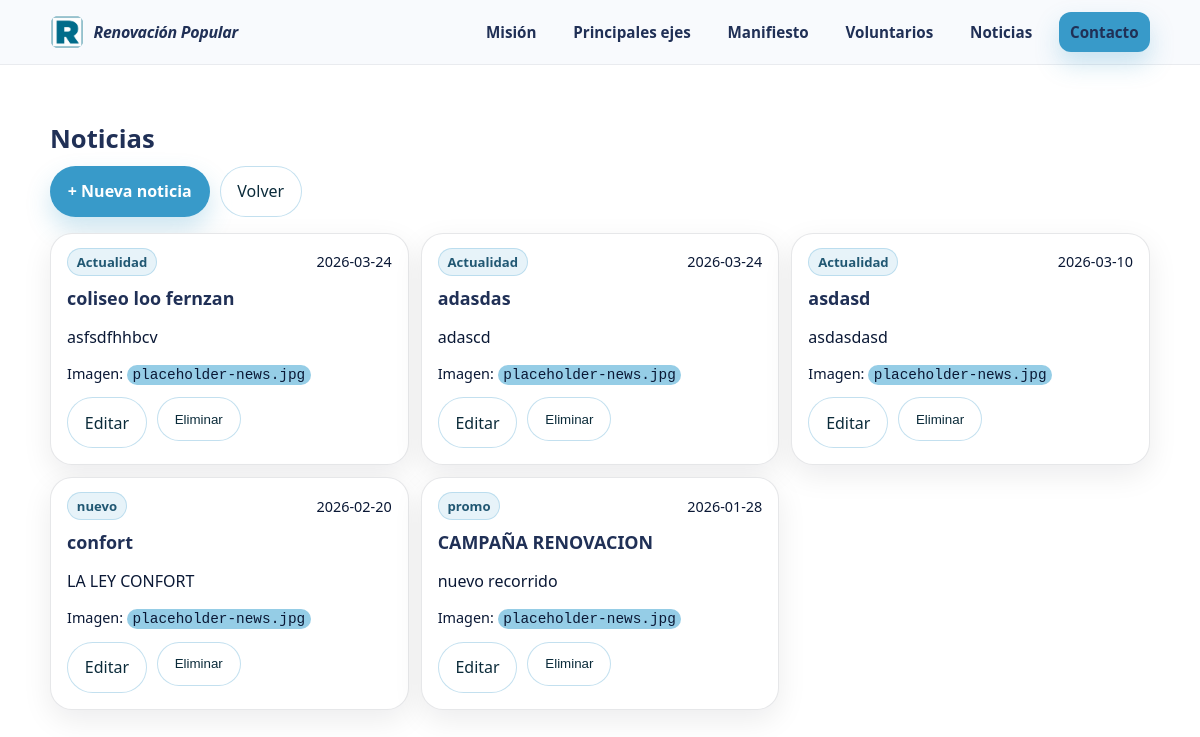
/admin/noticias (signed in), run on the app's committed database.
### models.py (models this page shows)
class News(db.Model):
    id = db.Column(db.Integer, primary_key=True)
    titulo = db.Column(db.String(200), nullable=False)
    fecha = db.Column(db.String(20), nullable=False)
    resumen = db.Column(db.Text, nullable=False)
    tag = db.Column(db.String(50), default="Actualidad")
    imagen = db.Column(db.String(200), default="placeholder-news.jpg")
    media_type = db.Column(db.String(20), nullable=True)
    media_path = db.Column(db.String(255), nullable=True)
    media_url  = db.Column(db.String(500), nullable=True)

### app.py (the view)
@app.route("/admin/noticias")
def admin_news_list():
    r = require_admin()
    if r:
        return r
    news_sorted = News.query.order_by(News.id.desc()).all()
    return render_template("admin/news_list.html", news=news_sorted)

### app.py (called while the page is built)
@app.after_request
def add_no_cache_headers(response):
    response.headers["Cache-Control"] = "no-store, no-cache, must-revalidate, max-age=0"
    response.headers["Pragma"] = "no-cache"
    response.headers["Expires"] = "0"
    return response

def require_admin():
    if not session.get("is_admin"):
        return redirect(url_for("admin_login"))
    return None

### templates/admin/news_list.html (shortened to what this page needs)
{% extends "base.html" %}
{% block content %}
<section class="section">
  <div class="container">
    <div class="section-head">
      <h2 class="gotham-black">Noticias</h2>
      <div style="display:flex; gap:10px; flex-wrap:wrap; margin-top:10px">
        <a class="btn btn-primary gotham-bold"
           href="{{ url_for('admin_news_new') }}">
          + Nueva noticia
        </a>
        <a class="btn btn-ghost gotham-medium"
           href="{{ url_for('admin_dashboard') }}">
          Volver
        </a>
      </div>
    </div>
    <div class="news-grid">
      {% for n in news %}
      <article class="news-card">
        <div class="news-body">
          <div class="news-top">
            <span class="tag">{{ n.tag }}</span>
            <span class="muted small">{{ n.fecha }}</span>
          </div>
          <h3 class="news-title gotham-bold">
            {{ n.titulo }}
          </h3>
          <p class="muted gotham-book">
            {{ n.resumen }}
          </p>
          <p class="muted small">
            Imagen: <code>{{ n.imagen }}</code>
          </p>
          <div style="display:flex; gap:10px; margin-top:10px; flex-wrap:wrap">
            <a class="btn btn-ghost gotham-medium"
               href="{{ url_for('admin_news_edit', item_id=n.id) }}">
              Editar
            </a>
            <form method="POST"
                  action="{{ url_for('admin_news_delete', item_id=n.id) }}"
                  onsubmit="return confirm('¿Eliminar esta noticia?');">
              <button class="btn btn-ghost gotham-medium" type="submit">
                Eliminar
              </button>
            </form>
          </div>
        </div>
      </article>
      {% else %}
        <p class="muted gotham-book">
          No hay noticias todavía.
        </p>
      {% endfor %}
    </div>
  </div>
</section>
{% endblock %}

### static/css/styles.css (style rules this page uses)
:root { --primary:#389AC9; --bg:#0b1220; --text:#203056; --muted:#0a1835; --card:#ffffff; --line:rgba(15, 23, 42, .10); --shadow: 0 10px 30px rgba(2, 8, 23, .08); --radius: 18px; }
* { box-sizing:border-box; }
html { scroll-behavior:smooth; }
body { margin:0; font-family:"Gotham", system-ui, -apple-system, Segoe UI, Roboto, Arial, sans-serif; color:var(--text); background:#ffffff; }
.container { width:min(1100px, 92%); margin-inline:auto; }
.muted { color:var(--muted); }
.small { font-size:.9rem; }
code { background:rgba(97, 181, 218, 0.665); padding:.12rem .35rem; border-radius:10px; }
.btn { display:inline-flex; align-items:center; justify-content:center; gap:.5rem; padding:.85rem 1.05rem; border-radius:999px; font-weight:700; text-decoration:none; border:1px solid transparent; cursor:pointer; transition:transform .08s ease, box-shadow .18s ease, background .18s ease; }
.btn-primary { background:var(--primary); color:#fff; box-shadow:0 12px 24px rgba(56,154,201,.25); }
.btn-ghost { background:rgba(255,255,255,.65); border-color:rgba(56,154,201,.30); color:#0b2b3a; backdrop-filter:blur(10px); }
.section { padding:56px 0; }
.section-head { margin-bottom:20px; }
.section-head h2 { margin:0 0 8px; font-size:1.6rem; }
.news-grid { display:grid; gap:12px; }
.news-card { background:#fff; border:1px solid var(--line); border-radius:22px; box-shadow:var(--shadow); overflow:hidden; }
.news-body { padding:14px 16px 16px; }
.news-top { display:flex; align-items:center; justify-content:space-between; gap:10px; }
.tag { display:inline-flex; padding:.25rem .55rem; border-radius:999px; font-weight:900; background:rgba(56,154,201,.12); border:1px solid rgba(56,154,201,.25); color:hsla(200, 64%, 26%, 0.955); font-size:.82rem; }
.news-title { margin:10px 0 6px; font-size:1.12rem; }
@media (min-width: 780px) { .news-grid { grid-template-columns:repeat(3, 1fr); } }
.gotham-book { font-weight:400; }
.gotham-medium { font-weight:500; }
.gotham-bold { font-weight:700; }
.gotham-black { font-weight:800; }
.page-head, .section-head, .about-head { margin-bottom: 16px !important; }
.page-head h1, .page-head h2, .section-head h1, .section-head h2, .about-head h1, .about-head h2 { margin-bottom: 6px !important; }

### data on the page
News: tag "Actualidad", fecha "2026-03-24", titulo "coliseo loo fernzan", resumen "asfsdfhhbcv", imagen "placeholder-news.jpg"
News: tag "Actualidad", fecha "2026-03-24", titulo "adasdas", resumen "adascd", imagen "placeholder-news.jpg"
News: tag "Actualidad", fecha "2026-03-10", titulo "asdasd", resumen "asdasdasd", imagen "placeholder-news.jpg"
News: tag "nuevo", fecha "2026-02-20", titulo "confort", resumen "LA LEY CONFORT", imagen "placeholder-news.jpg"
News: tag "promo", fecha "2026-01-28", titulo "CAMPAÑA RENOVACION", resumen "nuevo recorrido", imagen "placeholder-news.jpg"
